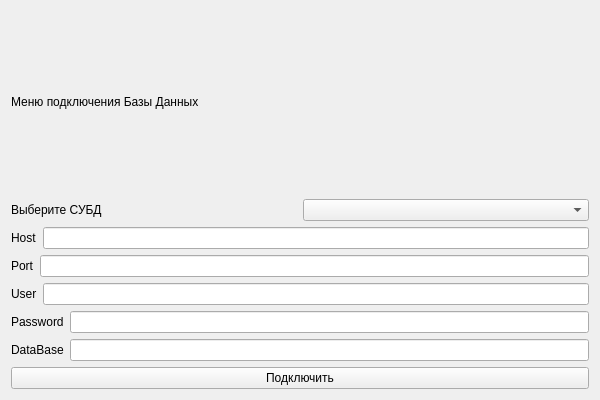
<?xml version="1.0" encoding="UTF-8"?>
<ui version="4.0">
 <class>Form</class>
 <widget class="QWidget" name="Form">
  <property name="geometry">
   <rect>
    <x>0</x>
    <y>0</y>
    <width>600</width>
    <height>400</height>
   </rect>
  </property>
  <property name="windowTitle">
   <string>Form</string>
  </property>
  <layout class="QHBoxLayout" name="horizontalLayout_7">
   <item>
    <layout class="QVBoxLayout" name="verticalLayout">
     <item>
      <widget class="QLabel" name="label">
       <property name="text">
        <string>Меню подключения Базы Данных</string>
       </property>
      </widget>
     </item>
     <item>
      <layout class="QHBoxLayout" name="horizontalLayout_2">
       <item>
        <widget class="QLabel" name="label_3">
         <property name="text">
          <string>Выберите СУБД</string>
         </property>
        </widget>
       </item>
       <item>
        <widget class="QComboBox" name="comboBox"/>
       </item>
      </layout>
     </item>
     <item>
      <layout class="QHBoxLayout" name="horizontalLayout">
       <item>
        <widget class="QLabel" name="label_2">
         <property name="text">
          <string>Host</string>
         </property>
        </widget>
       </item>
       <item>
        <widget class="QLineEdit" name="lineEdit">
         <property name="enabled">
          <bool>true</bool>
         </property>
        </widget>
       </item>
      </layout>
     </item>
     <item>
      <layout class="QHBoxLayout" name="horizontalLayout_3">
       <item>
        <widget class="QLabel" name="label_4">
         <property name="text">
          <string>Port</string>
         </property>
        </widget>
       </item>
       <item>
        <widget class="QLineEdit" name="lineEdit_3"/>
       </item>
      </layout>
     </item>
     <item>
      <layout class="QHBoxLayout" name="horizontalLayout_4">
       <item>
        <widget class="QLabel" name="label_5">
         <property name="text">
          <string>User</string>
         </property>
        </widget>
       </item>
       <item>
        <widget class="QLineEdit" name="lineEdit_4"/>
       </item>
      </layout>
     </item>
     <item>
      <layout class="QHBoxLayout" name="horizontalLayout_6">
       <item>
        <widget class="QLabel" name="label_7">
         <property name="text">
          <string>Password</string>
         </property>
        </widget>
       </item>
       <item>
        <widget class="QLineEdit" name="lineEdit_6"/>
       </item>
      </layout>
     </item>
     <item>
      <layout class="QHBoxLayout" name="horizontalLayout_5">
       <item>
        <widget class="QLabel" name="label_6">
         <property name="text">
          <string>DataBase</string>
         </property>
        </widget>
       </item>
       <item>
        <widget class="QLineEdit" name="lineEdit_5"/>
       </item>
      </layout>
     </item>
     <item>
      <widget class="QPushButton" name="pushButton">
       <property name="text">
        <string>Подключить</string>
       </property>
      </widget>
     </item>
    </layout>
   </item>
  </layout>
 </widget>
 <resources/>
 <connections/>
</ui>
